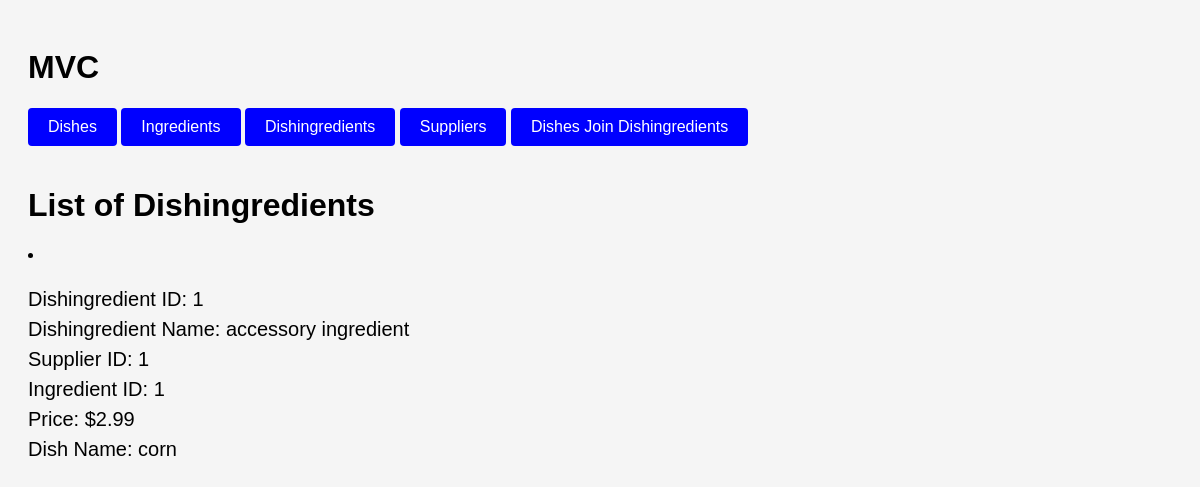
The page /mvc-mysql/index.php?action=showDishWithDishingredients on the database its author committed.
### tables this page shows
CREATE TABLE `dishingredients` (
  `dishingredientsID` int(11) NOT NULL AUTO_INCREMENT,
  `dishingredientsName` varchar(255) NOT NULL,
  `dishID` int(11) NOT NULL,
  `supplierID` int(11) NOT NULL,
  `ingredientID` int(11) NOT NULL,
  PRIMARY KEY (`dishingredientsID`));

CREATE TABLE `dishes` (
  `dishID` int(11) NOT NULL,
  `dishName` varchar(255) NOT NULL,
  `price` varchar(255) NOT NULL
);

### mvc-mysql/controllers/controller.php (called while the page is built, shortened)
<?php
    include_once 'models/model.php';
    class Controller {
        private $dish;
        public function __construct($connection) {
            $this->dish = new dishModel($connection);
        }
public function showDishWithDishingredients() {
    $dishesWithDishingredients = $this->dish->JoinDishesWith();
    include 'views/jointable.php';
}
    }
?>

### mvc-mysql/models/model.php (called while the page is built, shortened)
<?php
class dishModel {
    private $connectionObject;
    public function __construct($connectionObject) {
        $this->connectionObject = $connectionObject;
    }
    private function connect() {
        try {
            $mysqli = new mysqli(
                $this->connectionObject->host,
                $this->connectionObject->username,
                $this->connectionObject->password,
                $this->connectionObject->database
            );
            return $mysqli;
        } catch (Exception $e) {
            return false;
        }
    }
    public function JoinDishesWith() {
        $sql = "SELECT * FROM dishes NATURAL JOIN dishingredients";
        $result = $this->connect()->query($sql);
        $rows = [];
        while ($row = $result->fetch_assoc()) {
            $rows[] = $row;
        }
        return $rows;
    }
}
?>

### mvc-mysql/views/jointable.php (the view, shortened to what this page needs)
<!DOCTYPE html>
<html lang="en">
<head>
</head>
<body>
    <h1>List of Dishingredients</h1>
    <?php
    if ($dishesWithDishingredients) {
        foreach ($dishesWithDishingredients as $dish) {
            echo '<li>' .
                '<p>' .
                'Dishingredient ID: ' . $dish['dishingredientsID'] . '<br>' .
                'Dishingredient Name: ' . $dish['dishingredientsName'] . '<br>' .
                'Supplier ID: ' . $dish['supplierID'] . '<br>' .
                'Ingredient ID: ' . $dish['ingredientID'] . '<br>' .
                'Price: $' . $dish['price'] . '<br>' .
                'Dish Name: ' . $dish['dishName'] . '<br>' .
                '</p>' .
                '</li>';
        }
    } else {
        echo '<li><p>No Dishingredients found</p></li>';
    }
    ?>
</body>
</html>

### mvc-mysql/index.php (style rules this page uses)
body { font-family: Arial, Helvetica, sans-serif; background-color: #f5f5f5; padding: 20px; }
p { font-size: 20px; color: black; line-height: 1.5; }

### rows shown on the page
dishingredients: dishingredientsID "1", dishingredientsName "accessory ingredient", supplierID "1", ingredientID "1", dishID.price "2.99", dishID.dishName "corn"
